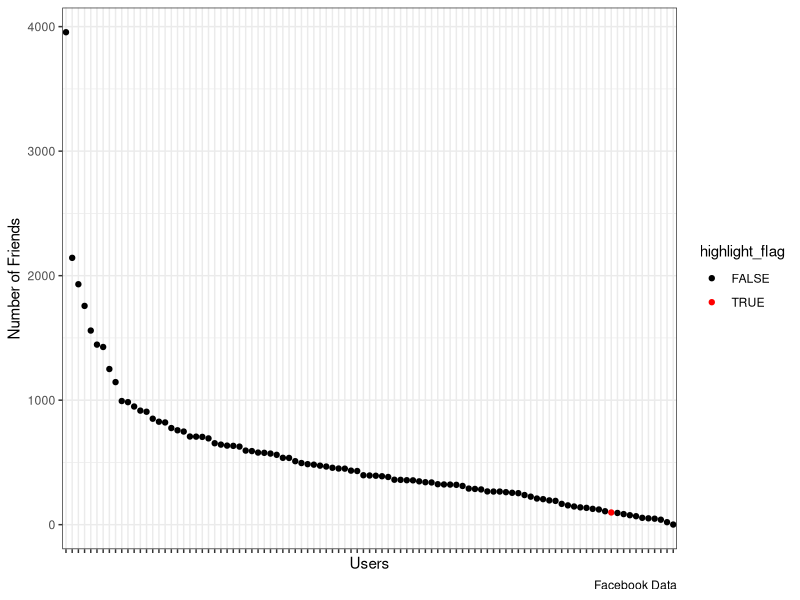

Recreate this plot in R.
library(ggplot2)
theme_set(theme_bw())  
library(tidyverse)        
options(scipen=999)

file2 <- read.csv("user-HW4-friend-count.csv")

ordered <- file2[order(-file2$FRIENDCOUNT),]
ordered$USER <- factor(ordered$USER, levels = ordered$USER)

theme_update(axis.text.x=element_blank())
ordered %>%
  mutate(highlight_flag = ifelse(USER=="U", T, F)) %>%
  ggplot(aes(x=USER, y=FRIENDCOUNT)) +
  geom_point(aes(color = highlight_flag)) +
  scale_color_manual(values = c('black', 'red')) +
  labs(y="Number of Friends", x="Users", caption="Facebook Data")
